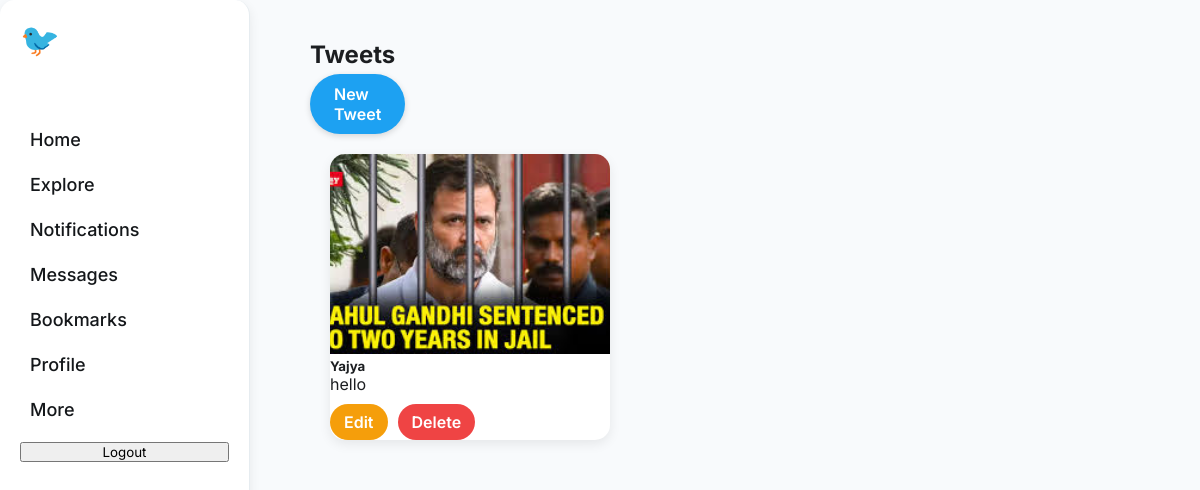
Screenshot of / (signed in) with the database file from the repository.
### tweet/models.py (models this page shows)
class Tweet(models.Model):
    user=models.ForeignKey(User, on_delete=models.CASCADE)
    text=models.TextField(max_length=240)
    photo=models.ImageField(upload_to='photos/', blank=True, null=True, default='photos/download.jpg')
    created_at=models.DateTimeField(auto_now_add=True)
    updated_at=models.DateTimeField(auto_now=True)

### tweet/views.py (the view)
# urls.py: path('',views.tweet_list, name='tweet_list'),
def tweet_list(request):
    tweets = Tweet.objects.all().order_by('-created_at')
    return render(request, 'tweet_list.html', {'tweets':tweets})

### tweet/templates/tweet_list.html (shortened to what this page needs)
{% extends "layout.html" %}
{% block tweet_content %}
<aside class="sidebar" aria-label="Primary Navigation">
  <div class="logo" role="img">🐦</div>
  <nav>
    <a href="{% url "tweet_list" %}"> Home</a>
    <a href="#"> Explore</a>
    <a href="#"> Notifications</a>
    <a href="#"> Messages</a>
    <a href="#"> Bookmarks</a>
    <a href="#"> Profile</a>
    <a href="#"> More</a>
    {% if user.is_authenticated %}
    <form method="post" action="{% url 'logout' %}">
      <button class="btn btn-danger">Logout</button>
    </form>
    {% else %}
    <a href="{% url 'register' %}" class="btn btn-primary">Register</a>
    <a href="{% url 'login' %}" class="btn btn-primary">Login</a>
    {% endif %}
  </nav>
</aside>
<div class="main-content">
  <div class="d-flex justify-content-between align-items-center mb-4">
    <h2 class="fw-bold">Tweets</h2>
    <a href="{% url 'tweet_create' %}" class="new-tweet-btn">New Tweet</a>
  </div>
  <div class="container">
    <div class="row g-4">
      {% for tweet in tweets %}
      <div class="col-md-4 col-sm-6">
        <div class="tweet-card">
          <img src= "{{tweet.photo.url}}" alt="Tweet image">
          <div class="p-3">
            <h5 class="fw-semibold text-primary">{{ tweet.user.username }}</h5>
            <p class="text-secondary">{{ tweet.text }}</p>
            {% if tweet.user == user %}
            <div class="tweet-actions">
              <a href="{% url 'tweet_edit' tweet.id %}" class="btn-edit">Edit</a>
              <a href="{% url 'tweet_delete' tweet.id %}" class="btn-delete">Delete</a>
            </div>
            {% endif %}
          </div>
        </div>
      </div>
      {% endfor %}
    </div>
  </div>
</div>
{% endblock %}

### static/style.css (style rules this page uses)
* { margin: 0; padding: 0; box-sizing: border-box; font-family: 'Inter', 'Segoe UI', Tahoma, Geneva, Verdana, sans-serif; scroll-behavior: smooth; }
body { background: #f8fafc; color: #1c1e21; display: flex; justify-content: center; min-height: 100vh; font-size: 16px; }
.container { display: grid; grid-template-columns: 280px 1fr 320px; max-width: 1400px; width: 100%; gap: 20px; padding: 20px; }
.sidebar { background: #ffffff; border-radius: 15px; box-shadow: 0 4px 12px rgb(0 0 0 / 0.07); padding: 24px 20px; display: flex; flex-direction: column; gap: 28px; }
.sidebar .logo { font-size: 28px; font-weight: 700; color: #1da1f2; user-select: none; cursor: default; letter-spacing: 3px; }
.sidebar nav a { color: #14171a; text-decoration: none; font-weight: 600; font-size: 18px; padding: 12px 10px; border-radius: 30px; display: flex; align-items: center; transition: background-color 0.25s ease, color 0.25s ease; }

### tweet/templates/tweet_list.html (style rules this page uses)
.sidebar { width: 250px; padding: 20px; background: white; border-right: 1px solid #e6ecf0; height: 100vh; position: fixed; top: 0; left: 0; }
.sidebar .logo { font-size: 2rem; margin-bottom: 30px; }
.sidebar nav a { display: flex; align-items: center; gap: 10px; padding: 12px 10px; color: #14171a; text-decoration: none; font-weight: 500; border-radius: 30px; transition: background 0.2s ease; }
.sidebar .btn { width: 100%; margin-top: 10px; }
.main-content { margin-left: 270px; padding: 20px; }
.tweet-card { border: none; border-radius: 15px; overflow: hidden; box-shadow: 0 4px 12px rgba(0,0,0,0.08); transition: transform 0.2s ease; background: white; }
.tweet-card img { width: 100%; height: 200px; object-fit: cover; }
.tweet-actions { display: flex; gap: 10px; margin-top: 10px; }
.btn-edit { background-color: #f59e0b; color: white; padding: 8px 14px; border-radius: 30px; text-decoration: none; font-weight: 600; }
.btn-delete { background-color: #ef4444; color: white; padding: 8px 14px; border-radius: 30px; text-decoration: none; font-weight: 600; }
.new-tweet-btn { display:inline-block; background-color:#1da1f2; color:white; padding:10px 24px; border-radius:30px; font-weight:600; font-size:16px; text-decoration:none; margin-top:5px; box-shadow:0 2px 6px rgba(0,0,0,0.15); transition:all 0.25s ease; }

### rows the page displays
Tweet: photo (picture), user.username "Yajya", text "hello", shows "Edit"
